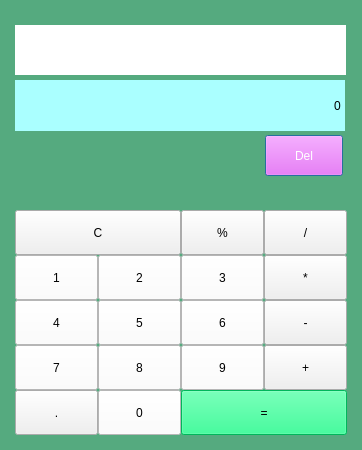
<?xml version="1.0" encoding="UTF-8"?>
<ui version="4.0">
 <class>Dialog</class>
 <widget class="QDialog" name="Dialog">
  <property name="geometry">
   <rect>
    <x>0</x>
    <y>0</y>
    <width>362</width>
    <height>450</height>
   </rect>
  </property>
  <property name="minimumSize">
   <size>
    <width>362</width>
    <height>450</height>
   </size>
  </property>
  <property name="maximumSize">
   <size>
    <width>362</width>
    <height>450</height>
   </size>
  </property>
  <property name="windowTitle">
   <string>DP Calculator</string>
  </property>
  <property name="styleSheet">
   <string notr="true">background-color: rgb(85, 170, 127);</string>
  </property>
  <layout class="QGridLayout" name="gridLayout_4">
   <property name="leftMargin">
    <number>15</number>
   </property>
   <property name="topMargin">
    <number>15</number>
   </property>
   <property name="rightMargin">
    <number>15</number>
   </property>
   <property name="bottomMargin">
    <number>15</number>
   </property>
   <property name="verticalSpacing">
    <number>5</number>
   </property>
   <item row="0" column="0">
    <widget class="QWidget" name="widget" native="true">
     <widget class="QLineEdit" name="le_q">
      <property name="geometry">
       <rect>
        <x>0</x>
        <y>10</y>
        <width>331</width>
        <height>50</height>
       </rect>
      </property>
      <property name="minimumSize">
       <size>
        <width>0</width>
        <height>50</height>
       </size>
      </property>
      <property name="styleSheet">
       <string notr="true">background-color: rgb(255, 255, 255);</string>
      </property>
      <property name="frame">
       <bool>false</bool>
      </property>
      <property name="alignment">
       <set>Qt::AlignRight|Qt::AlignTrailing|Qt::AlignVCenter</set>
      </property>
      <property name="readOnly">
       <bool>true</bool>
      </property>
     </widget>
     <widget class="QLineEdit" name="le_a">
      <property name="geometry">
       <rect>
        <x>-1</x>
        <y>65</y>
        <width>331</width>
        <height>51</height>
       </rect>
      </property>
      <property name="minimumSize">
       <size>
        <width>0</width>
        <height>50</height>
       </size>
      </property>
      <property name="styleSheet">
       <string notr="true">font: 75 20pt &quot;Calibri&quot;;
background-color: rgb(170, 255, 255);</string>
      </property>
      <property name="text">
       <string>0</string>
      </property>
      <property name="frame">
       <bool>false</bool>
      </property>
      <property name="alignment">
       <set>Qt::AlignRight|Qt::AlignTrailing|Qt::AlignVCenter</set>
      </property>
      <property name="readOnly">
       <bool>true</bool>
      </property>
     </widget>
     <widget class="QPushButton" name="pb_del">
      <property name="geometry">
       <rect>
        <x>250</x>
        <y>120</y>
        <width>78</width>
        <height>41</height>
       </rect>
      </property>
      <property name="styleSheet">
       <string notr="true">font: 75 12pt &quot;MS Shell Dlg 2&quot;;
color: rgb(255, 255, 255);
background-color: rgb(255, 85, 255);</string>
      </property>
      <property name="text">
       <string>Del</string>
      </property>
     </widget>
    </widget>
   </item>
   <item row="1" column="0">
    <layout class="QGridLayout" name="gridLayout">
     <item row="4" column="0">
      <widget class="QPushButton" name="pb_dot">
       <property name="minimumSize">
        <size>
         <width>0</width>
         <height>45</height>
        </size>
       </property>
       <property name="styleSheet">
        <string notr="true">font: 75 13pt &quot;MS Shell Dlg 2&quot;;
background-color: rgb(240, 240, 240);</string>
       </property>
       <property name="text">
        <string>.</string>
       </property>
      </widget>
     </item>
     <item row="3" column="0">
      <widget class="QPushButton" name="pb_num_7">
       <property name="minimumSize">
        <size>
         <width>0</width>
         <height>45</height>
        </size>
       </property>
       <property name="styleSheet">
        <string notr="true">background-color: rgb(255, 255, 255);
font: 12pt &quot;MS Shell Dlg 2&quot;;</string>
       </property>
       <property name="text">
        <string>7</string>
       </property>
      </widget>
     </item>
     <item row="2" column="2">
      <widget class="QPushButton" name="pb_num_6">
       <property name="minimumSize">
        <size>
         <width>0</width>
         <height>45</height>
        </size>
       </property>
       <property name="styleSheet">
        <string notr="true">background-color: rgb(255, 255, 255);
font: 12pt &quot;MS Shell Dlg 2&quot;;</string>
       </property>
       <property name="text">
        <string>6</string>
       </property>
      </widget>
     </item>
     <item row="2" column="0">
      <widget class="QPushButton" name="pb_num_4">
       <property name="minimumSize">
        <size>
         <width>0</width>
         <height>45</height>
        </size>
       </property>
       <property name="styleSheet">
        <string notr="true">background-color: rgb(255, 255, 255);
font: 12pt &quot;MS Shell Dlg 2&quot;;</string>
       </property>
       <property name="text">
        <string>4</string>
       </property>
      </widget>
     </item>
     <item row="1" column="3">
      <widget class="QPushButton" name="pb_sign_2">
       <property name="minimumSize">
        <size>
         <width>0</width>
         <height>45</height>
        </size>
       </property>
       <property name="styleSheet">
        <string notr="true">font: 75 13pt &quot;MS Shell Dlg 2&quot;;
background-color: rgb(240, 240, 240);</string>
       </property>
       <property name="text">
        <string>*</string>
       </property>
      </widget>
     </item>
     <item row="2" column="3">
      <widget class="QPushButton" name="pb_sign_3">
       <property name="minimumSize">
        <size>
         <width>0</width>
         <height>45</height>
        </size>
       </property>
       <property name="styleSheet">
        <string notr="true">font: 75 13pt &quot;MS Shell Dlg 2&quot;;
background-color: rgb(240, 240, 240);</string>
       </property>
       <property name="text">
        <string>-</string>
       </property>
      </widget>
     </item>
     <item row="2" column="1">
      <widget class="QPushButton" name="pb_num_5">
       <property name="minimumSize">
        <size>
         <width>0</width>
         <height>45</height>
        </size>
       </property>
       <property name="styleSheet">
        <string notr="true">background-color: rgb(255, 255, 255);
font: 12pt &quot;MS Shell Dlg 2&quot;;</string>
       </property>
       <property name="text">
        <string>5</string>
       </property>
      </widget>
     </item>
     <item row="1" column="1">
      <widget class="QPushButton" name="pb_num_2">
       <property name="minimumSize">
        <size>
         <width>0</width>
         <height>45</height>
        </size>
       </property>
       <property name="styleSheet">
        <string notr="true">background-color: rgb(255, 255, 255);
font: 12pt &quot;MS Shell Dlg 2&quot;;</string>
       </property>
       <property name="text">
        <string>2</string>
       </property>
      </widget>
     </item>
     <item row="1" column="2">
      <widget class="QPushButton" name="pb_num_3">
       <property name="minimumSize">
        <size>
         <width>0</width>
         <height>45</height>
        </size>
       </property>
       <property name="styleSheet">
        <string notr="true">background-color: rgb(255, 255, 255);
font: 12pt &quot;MS Shell Dlg 2&quot;;</string>
       </property>
       <property name="text">
        <string>3</string>
       </property>
      </widget>
     </item>
     <item row="4" column="1">
      <widget class="QPushButton" name="pb_num_0">
       <property name="minimumSize">
        <size>
         <width>0</width>
         <height>45</height>
        </size>
       </property>
       <property name="styleSheet">
        <string notr="true">background-color: rgb(255, 255, 255);
font: 12pt &quot;MS Shell Dlg 2&quot;;</string>
       </property>
       <property name="text">
        <string>0</string>
       </property>
      </widget>
     </item>
     <item row="4" column="2" colspan="2">
      <widget class="QPushButton" name="pb_result">
       <property name="minimumSize">
        <size>
         <width>0</width>
         <height>45</height>
        </size>
       </property>
       <property name="styleSheet">
        <string notr="true">font: 75 13pt &quot;MS Shell Dlg 2&quot;;
background-color: rgb(0, 255, 127);</string>
       </property>
       <property name="text">
        <string>=</string>
       </property>
      </widget>
     </item>
     <item row="3" column="2">
      <widget class="QPushButton" name="pb_num_9">
       <property name="minimumSize">
        <size>
         <width>0</width>
         <height>45</height>
        </size>
       </property>
       <property name="styleSheet">
        <string notr="true">background-color: rgb(255, 255, 255);
font: 12pt &quot;MS Shell Dlg 2&quot;;</string>
       </property>
       <property name="text">
        <string>9</string>
       </property>
      </widget>
     </item>
     <item row="3" column="1">
      <widget class="QPushButton" name="pb_num_8">
       <property name="minimumSize">
        <size>
         <width>0</width>
         <height>45</height>
        </size>
       </property>
       <property name="styleSheet">
        <string notr="true">background-color: rgb(255, 255, 255);
font: 12pt &quot;MS Shell Dlg 2&quot;;</string>
       </property>
       <property name="text">
        <string>8</string>
       </property>
      </widget>
     </item>
     <item row="1" column="0">
      <widget class="QPushButton" name="pb_num_1">
       <property name="minimumSize">
        <size>
         <width>0</width>
         <height>45</height>
        </size>
       </property>
       <property name="styleSheet">
        <string notr="true">background-color: rgb(255, 255, 255);
font: 12pt &quot;MS Shell Dlg 2&quot;;</string>
       </property>
       <property name="text">
        <string>1</string>
       </property>
      </widget>
     </item>
     <item row="0" column="3">
      <widget class="QPushButton" name="pb_sign_1">
       <property name="minimumSize">
        <size>
         <width>0</width>
         <height>45</height>
        </size>
       </property>
       <property name="styleSheet">
        <string notr="true">font: 75 13pt &quot;MS Shell Dlg 2&quot;;
background-color: rgb(240, 240, 240);</string>
       </property>
       <property name="text">
        <string>/</string>
       </property>
      </widget>
     </item>
     <item row="3" column="3">
      <widget class="QPushButton" name="pb_sign_4">
       <property name="minimumSize">
        <size>
         <width>0</width>
         <height>45</height>
        </size>
       </property>
       <property name="styleSheet">
        <string notr="true">font: 75 13pt &quot;MS Shell Dlg 2&quot;;
background-color: rgb(240, 240, 240);</string>
       </property>
       <property name="text">
        <string>+</string>
       </property>
      </widget>
     </item>
     <item row="0" column="2">
      <widget class="QPushButton" name="pb_percent">
       <property name="minimumSize">
        <size>
         <width>0</width>
         <height>45</height>
        </size>
       </property>
       <property name="styleSheet">
        <string notr="true">font: 75 13pt &quot;MS Shell Dlg 2&quot;;
background-color: rgb(240, 240, 240);</string>
       </property>
       <property name="text">
        <string>%</string>
       </property>
      </widget>
     </item>
     <item row="0" column="0" colspan="2">
      <widget class="QPushButton" name="pb_reset">
       <property name="minimumSize">
        <size>
         <width>0</width>
         <height>45</height>
        </size>
       </property>
       <property name="styleSheet">
        <string notr="true">background-color: rgb(240, 240, 240);
font: 75 14pt &quot;MS Shell Dlg 2&quot;;</string>
       </property>
       <property name="text">
        <string>C</string>
       </property>
      </widget>
     </item>
    </layout>
   </item>
  </layout>
 </widget>
 <resources/>
 <connections/>
</ui>
